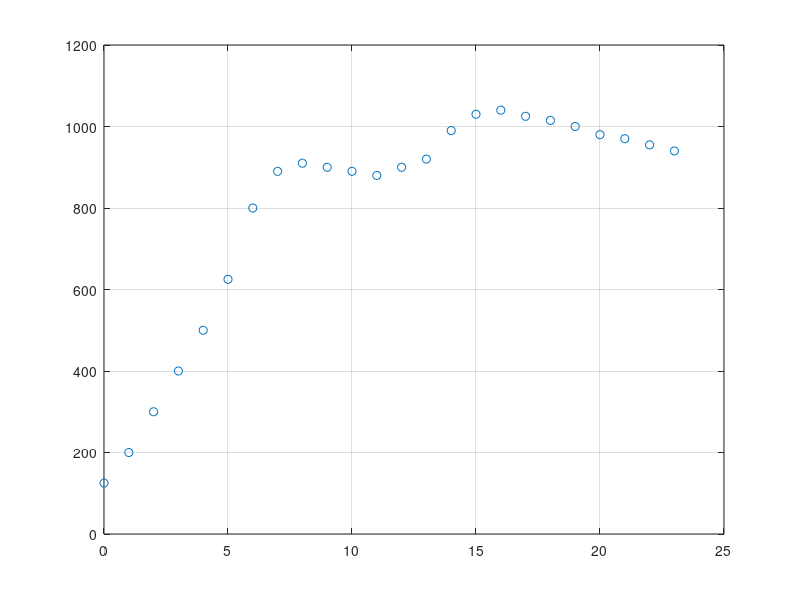
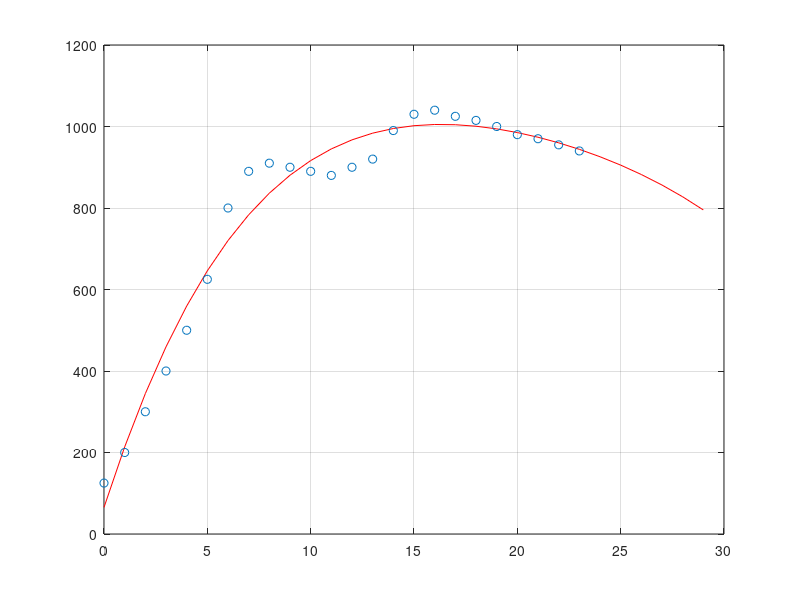

Reproduce these figures in MATLAB, in order.
%Programa que saca las estadisticas de una empresa

x = [0:23];
y = [125 200 300 400 500 625 800 890 910 900 890 880 900 920 990 1030 1040 1025 1015 1000 980 970 955 940];
plot(x,y,'o')
grid on
%La ecuacion con sus coeficientes es:
%p1x^4+p2x^3+p3x^2+p4x+p5
%Obtener de fit los coeficientes
p1 = -0.0028536;
p2 = 0.25246;
p3 = -9.4874;
p4 = 157.5796;
p5 = 65.3864;
%Proyeccion
xplot=[0:29]; %si la xplot va hasta un valor
% mayor que x se esta extrapolando;
% se trata de una proyeccion.
yplot=p1*xplot.^4+p2*xplot.^3+p3*xplot.^2+p4*xplot+p5;
figure
plot(xplot,yplot,'r')
grid on
hold on
plot(x,y,'o') %para ver los puntos originales
